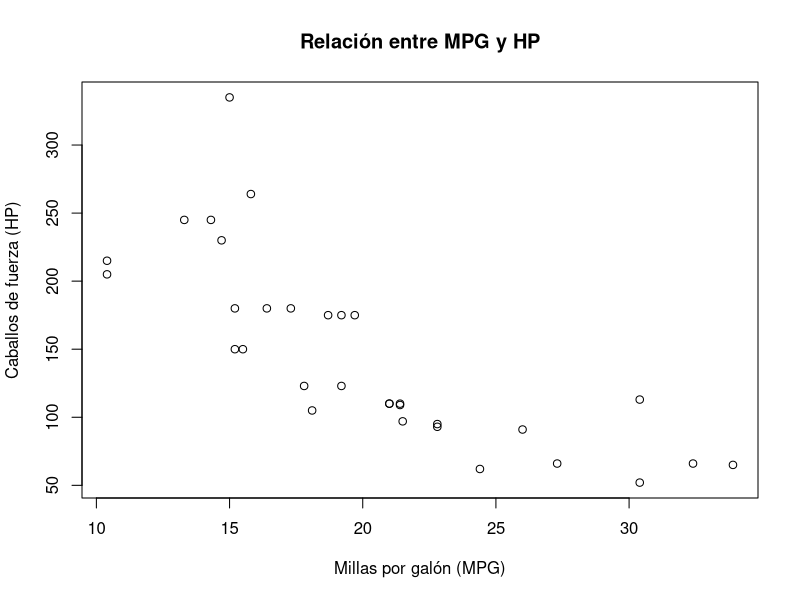

This figure's R source:
## ---- chunk 1
knitr::opts_chunk$set(echo = TRUE)
## ---- chunk 2
# Código R
x <- 1:10
mean(x)
## ---- chunk 3
# Código R
summary(cars)
## ---- chunk 4
data(mtcars)
head(mtcars)
## ---- chunk 5
summary(mtcars)
## ---- chunk 6
plot(mtcars$mpg, mtcars$hp, main = "Relación entre MPG y HP",
     xlab = "Millas por galón (MPG)", ylab = "Caballos de fuerza (HP)")
